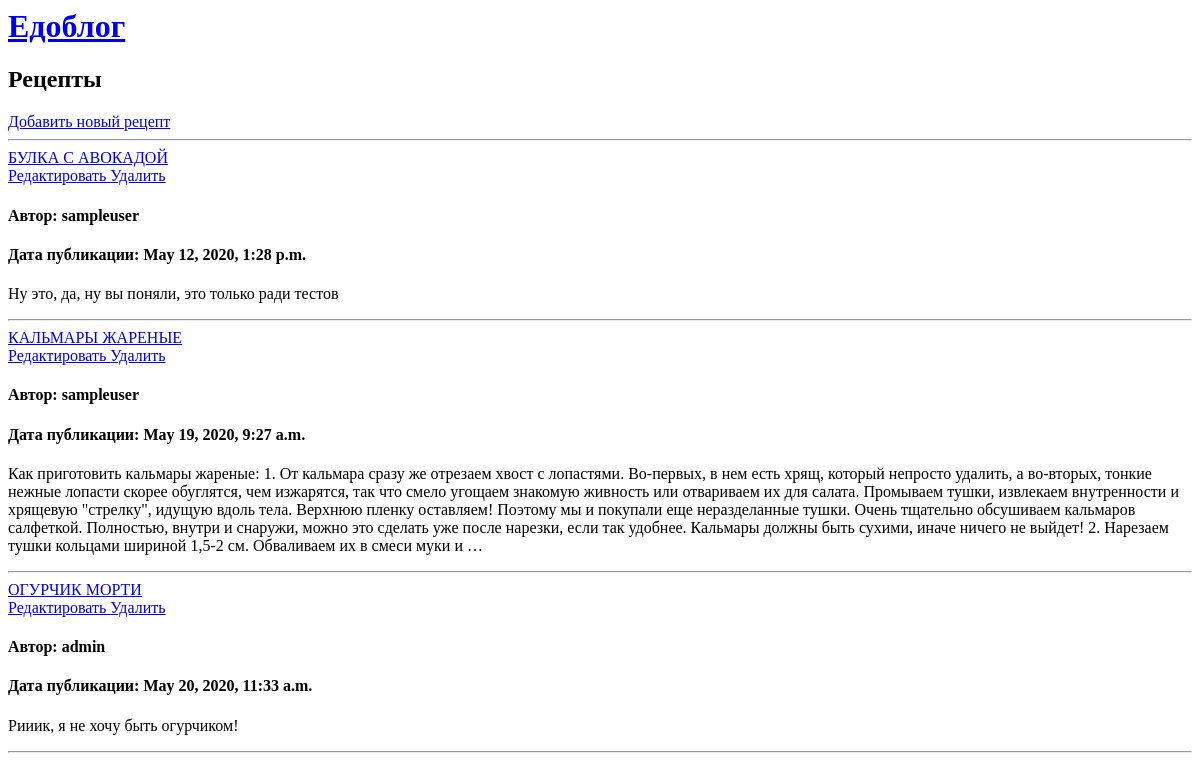
Before: / with the older database file.
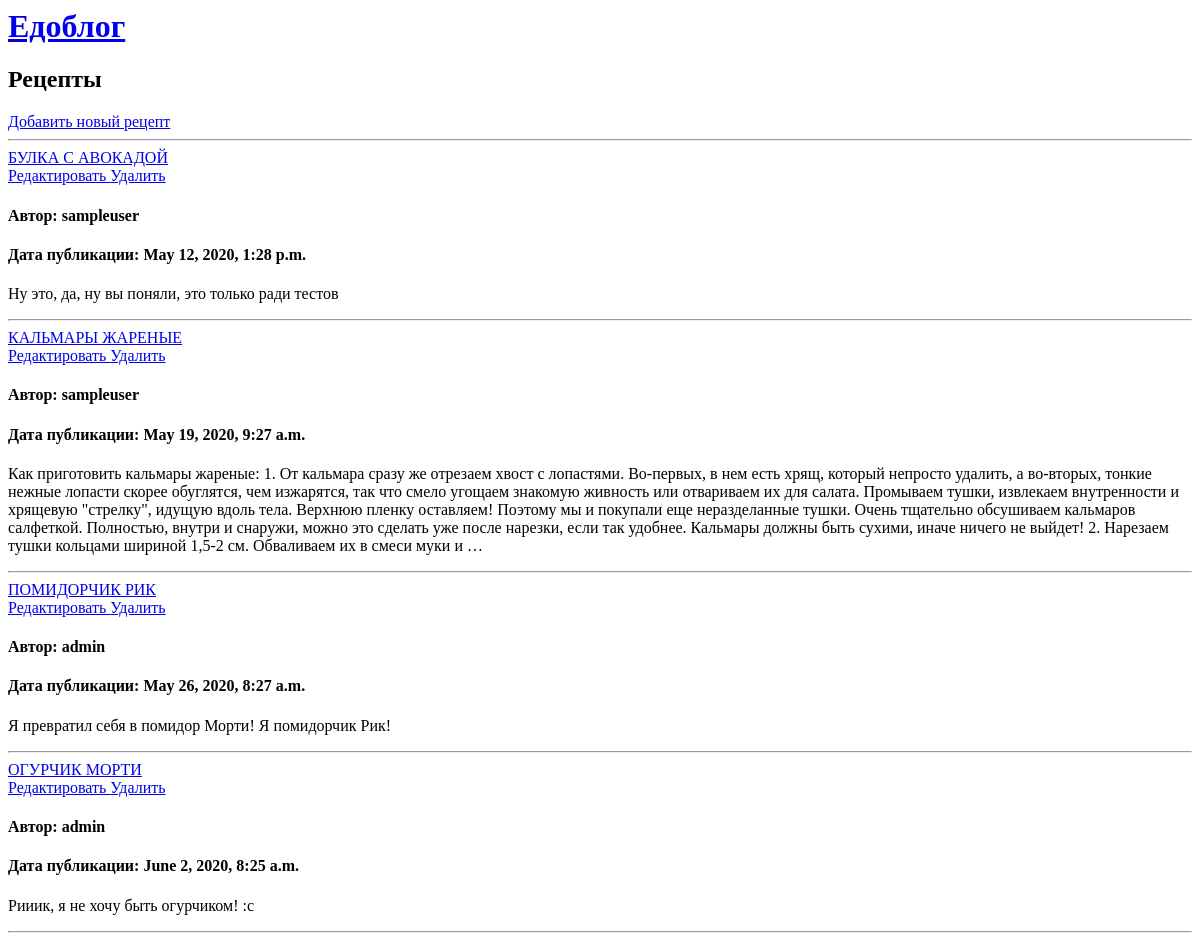
After: the same page with the newer database file.
### blog/models.py (models this page shows, shortened)
class Recipe(models.Model):
    recipe_name = models.CharField(max_length=200)
    author = models.ForeignKey(settings.AUTH_USER_MODEL, on_delete=models.CASCADE)
    description = models.TextField()
    ingredients = models.ManyToManyField(Ingredient, through='RecipeIngredient')
    preparation_time = models.DurationField()
    created_date = models.DateTimeField(auto_now=True)
    published_date = models.DateTimeField(blank=True, null=True)

### blog/views.py (the view)
# urls.py: path('', views.recipes_list, name='recipes_list'),
def recipes_list(request):
    params = {
        'title': 'Рецепты',
        'recipes_list': Recipe.objects.filter(published_date__isnull=False),
    }
    return render(request, 'recipes_list.html', params)

### blog/templates/recipes_list.html
{% extends "base.html" %}
{% block content %}
    <div>
        <a href="{% url 'add_recipe' %}">
            Добавить новый рецепт
        </a>
        <hr/>
    </div>
    {% for recipe in recipes_list %}
        <section>
            <nav>
                <a href="{% url 'recipe_details' recipe_id=recipe.pk %}">
                    {{ recipe.recipe_name|upper }}
                </a>
                <div>
                    <a href="{% url 'edit_recipe' recipe_id=recipe.pk %}">
                        Редактировать
                    </a>
                    <a href="{% url 'delete_recipe' recipe_id=recipe.pk %}">
                        Удалить
                    </a>
                </div>
            <nav>
            <h4>Автор: {{ recipe.author }}</h4>
            <h4>Дата публикации: {{ recipe.published_date }}</h4>
            <p>{{ recipe.description|truncatewords:"100" }}</p>
        </section>
        <hr/>
    {% endfor %}
{% endblock %}

Changed rows visible on the page:
now on this page (row edited): Recipe: recipe_name "ПОМИДОРЧИК РИК", author "admin", published_date "May 26, 2020, 8:27 a.m.", description "Я превратил себя в помидор Морти! Я помидорчик Рик!"
changed Recipe "ОГУРЧИК МОРТИ": published_date "May 20, 2020, 11:33 a.m." → "June 2, 2020, 8:25 a.m."; description "Рииик, я не хочу быть огурчиком!" → "Рииик, я не хочу быть огурчиком! :c"
